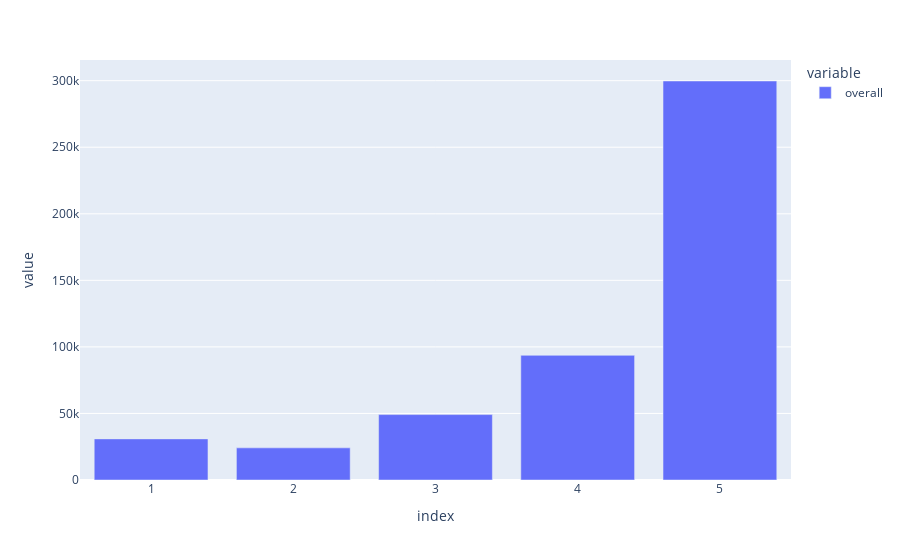

Notebook code cell kept with this figure:
### Markdown cell above
## Ratings distribution

### Code cell
px.bar(video_games[['asin', 'overall']].groupby('overall').agg({'overall': 'count'}))

### Figure 1 — Plotly figure (JSON) as saved in the notebook; plotly's stock layout.template omitted (floating-point values rounded to 4 significant figures)
{"data": [{"alignmentgroup": "True", "hovertemplate": "variable=overall<br>index=%{x}<br>value=%{y}<extra></extra>", "legendgroup": "overall", "marker": {"color": "#636efa", "pattern": {"shape": ""}}, "name": "overall", "offsetgroup": "overall", "orientation": "v", "showlegend": true, "textposition": "auto", "type": "bar", "x": [1, 2, 3, 4, 5], "xaxis": "x", "y": [30883, 24135, 49146, 93654, 299759], "yaxis": "y"}], "layout": {"barmode": "relative", "legend": {"title": {"text": "variable"}, "tracegroupgap": 0}, "margin": {"t": 60}, "xaxis": {"anchor": "y", "domain": [0, 1], "title": {"text": "index"}}, "yaxis": {"anchor": "x", "domain": [0, 1], "title": {"text": "value"}}}}
